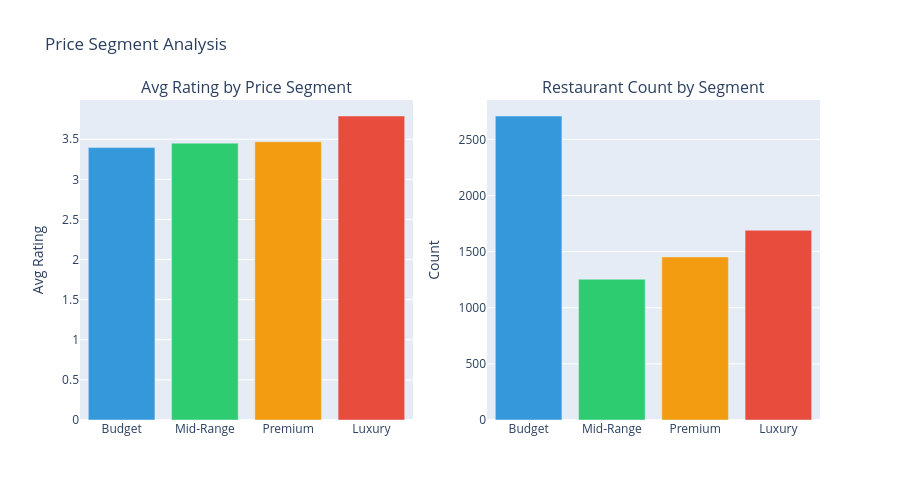

The cell this chart's notebook holds for it:
### Code cell
# 2. Segment Comparison Matrix
segment_comparison = df.groupby('price_segment').agg({
    'rating': ['mean', 'median'],
    'restaurant_name': 'count',
    'num_ratings': 'mean',
    'has_online_order': 'mean',
    'has_table_booking': 'mean'
}).round(2)

print("\nPRICE SEGMENT COMPARISON:")
print("="*60)
print(segment_comparison)

fig = go.Figure()

segments = ['Budget', 'Mid-Range', 'Premium', 'Luxury']
segment_data = df.groupby('price_segment').agg({
    'rating': 'mean',
    'restaurant_name': 'count'
}).reset_index()

fig = make_subplots(
    rows=1, cols=2,
    subplot_titles=('Avg Rating by Price Segment', 'Restaurant Count by Segment')
)

fig.add_trace(
    go.Bar(x=segment_data['price_segment'], y=segment_data['rating'], 
           marker_color=['#3498db', '#2ecc71', '#f39c12', '#e74c3c'], name='Rating'),
    row=1, col=1
)

fig.add_trace(
    go.Bar(x=segment_data['price_segment'], y=segment_data['restaurant_name'],
           marker_color=['#3498db', '#2ecc71', '#f39c12', '#e74c3c'], name='Count'),
    row=1, col=2
)

fig.update_yaxes(title_text='Avg Rating', row=1, col=1)
fig.update_yaxes(title_text='Count', row=1, col=2)
fig.update_layout(height=500, title_text='Price Segment Analysis', showlegend=False)
fig.show()

### Figure 1 — Plotly figure (JSON) as saved in the notebook; plotly's stock layout.template omitted (floating-point values rounded to 4 significant figures)
{"data": [{"marker": {"color": ["#3498db", "#2ecc71", "#f39c12", "#e74c3c"]}, "name": "Rating", "type": "bar", "x": ["Budget", "Mid-Range", "Premium", "Luxury"], "xaxis": "x", "y": [3.396, 3.451, 3.468, 3.79], "yaxis": "y"}, {"marker": {"color": ["#3498db", "#2ecc71", "#f39c12", "#e74c3c"]}, "name": "Count", "type": "bar", "x": ["Budget", "Mid-Range", "Premium", "Luxury"], "xaxis": "x2", "y": [2708, 1254, 1453, 1690], "yaxis": "y2"}], "layout": {"annotations": [{"font": {"size": 16}, "showarrow": false, "text": "Avg Rating by Price Segment", "x": 0.225, "xanchor": "center", "xref": "paper", "y": 1, "yanchor": "bottom", "yref": "paper"}, {"font": {"size": 16}, "showarrow": false, "text": "Restaurant Count by Segment", "x": 0.775, "xanchor": "center", "xref": "paper", "y": 1, "yanchor": "bottom", "yref": "paper"}], "height": 500, "showlegend": false, "title": {"text": "Price Segment Analysis"}, "xaxis": {"anchor": "y", "domain": [0, 0.45]}, "xaxis2": {"anchor": "y2", "domain": [0.55, 1]}, "yaxis": {"anchor": "x", "domain": [0, 1], "title": {"text": "Avg Rating"}}, "yaxis2": {"anchor": "x2", "domain": [0, 1], "title": {"text": "Count"}}}}
